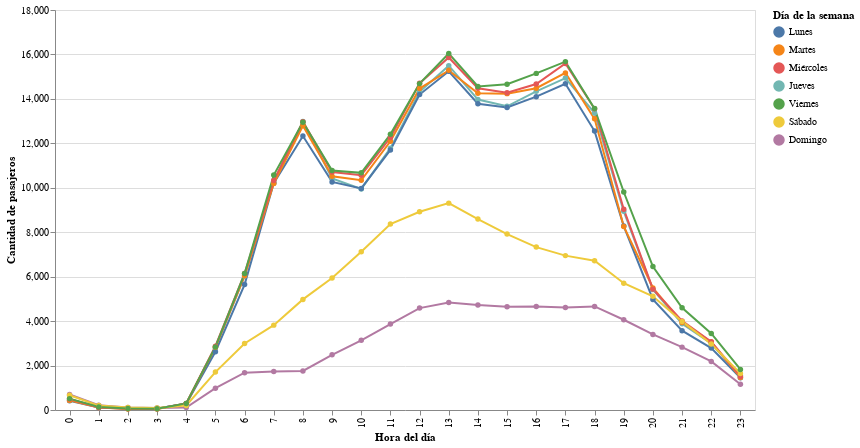

Write notebook code for a chart like this one.
### Code cell
# Hourly sum of boardings and median by day name
df_hourly_day_name = df_hourly.copy()
df_hourly_day_name.set_index("fecha_evento", inplace=True)
df_hourly_day_name.loc[:, "nombre_dia"] = df_hourly_day_name.index.day_name()
df_hourly_day_name.loc[:, "nombre_dia"].replace(DAY_NAME_MAPPING, inplace=True)
df_hourly_day_name.loc[:, "hora"] = df_hourly_day_name.index.hour
df_hourly_day_name = df_hourly_day_name.groupby(["hora", "nombre_dia"]).median().reset_index()

plot_boardings_by_hour_and_day_name(df_hourly_day_name)

### Figure 1 — Vega-Lite specification as saved in the notebook (floating-point values rounded to 4 significant figures; data arrays with more than 128 entries replaced by an {"elided": "..."} marker saying what was removed)
{"config": {"view": {"continuousWidth": 400, "continuousHeight": 300}}, "data": {"name": "data-b2389bb51b200149b777889651edc594"}, "mark": {"type": "line", "point": true}, "encoding": {"color": {"type": "nominal", "field": "nombre_dia", "sort": ["Lunes", "Martes", "Miércoles", "Jueves", "Viernes", "Sábado", "Domingo"], "title": "Día de la semana"}, "tooltip": [{"type": "quantitative", "field": "hora"}, {"type": "quantitative", "field": "cantidad_pasajeros"}, {"type": "nominal", "field": "nombre_dia"}], "x": {"type": "ordinal", "field": "hora", "title": "Hora del día"}, "y": {"type": "quantitative", "field": "cantidad_pasajeros", "title": "Cantidad de pasajeros"}}, "height": 400, "width": 700, "$schema": "https://vega.github.io/schema/vega-lite/v4.8.1.json", "datasets": {"data-b2389bb51b200149b777889651edc594": {"elided": "168 records"}}}
